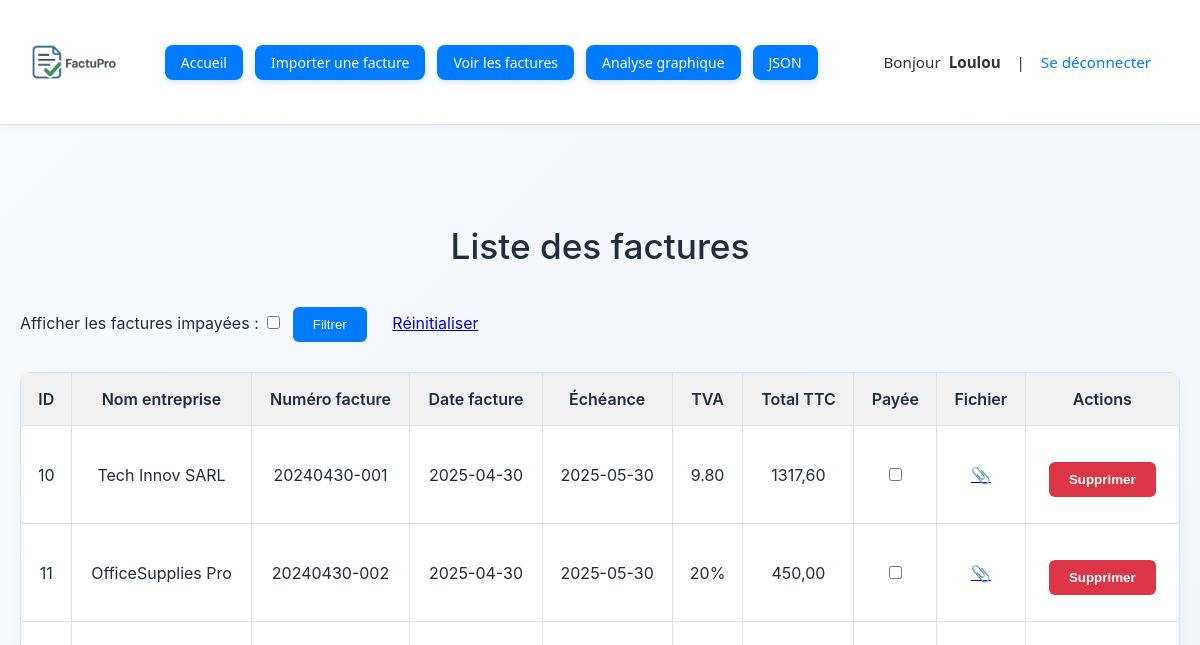
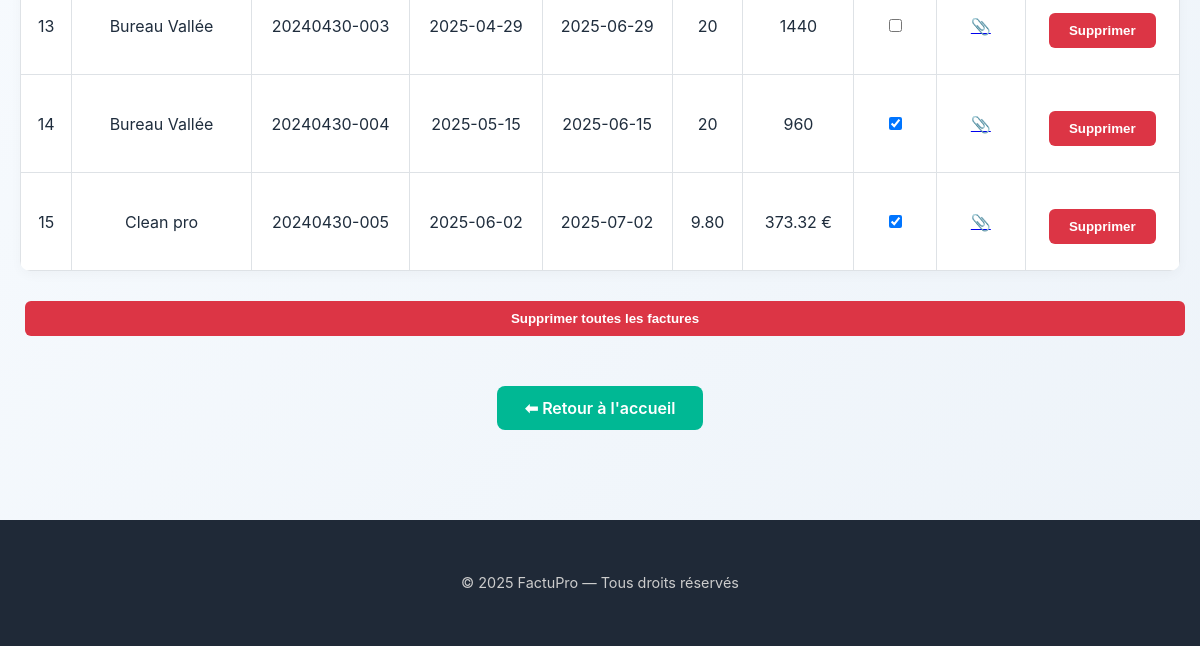
The page /factures (signed in) on the database as committed earlier (2 pictures, top to bottom).
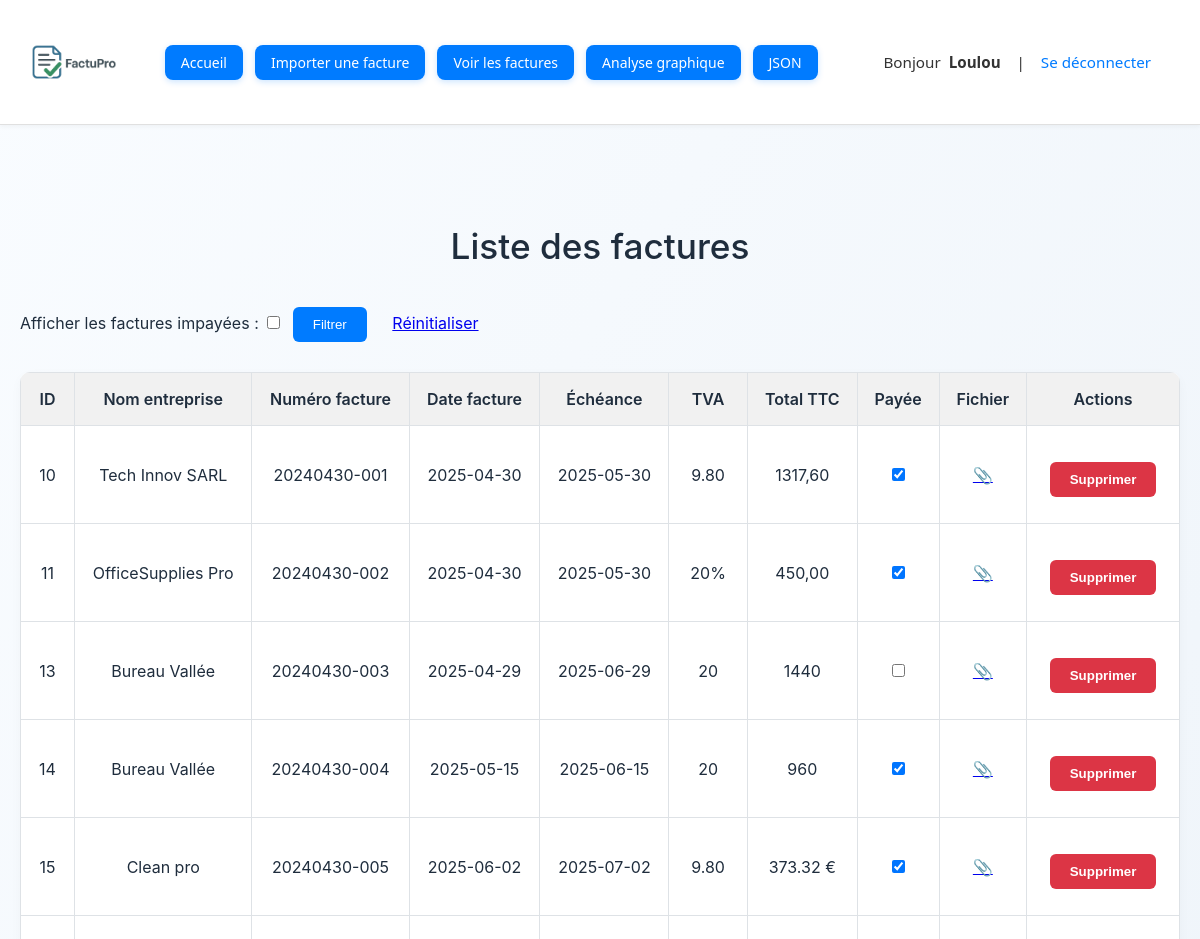
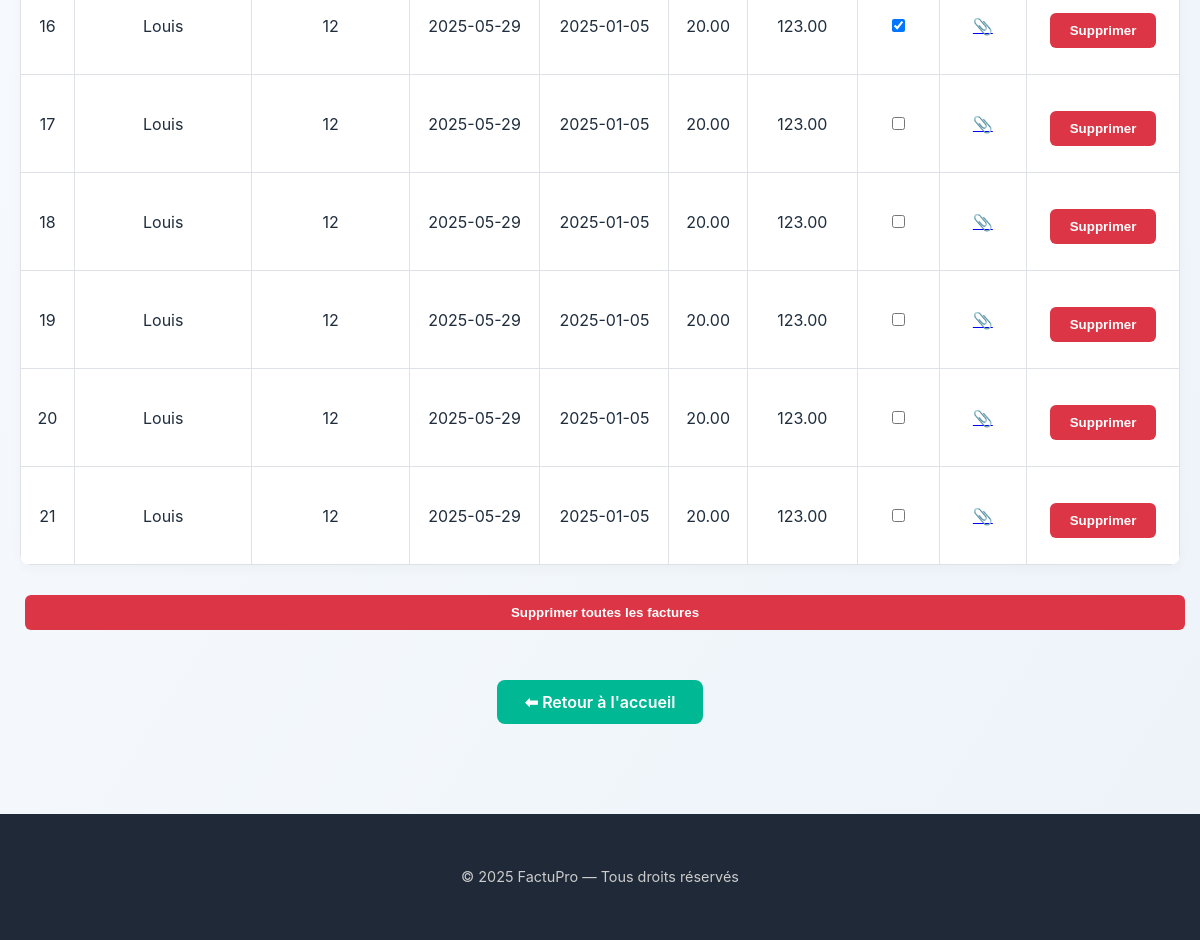
The same page on the database as committed later (2 pictures, top to bottom).
### tables this page shows
CREATE TABLE factures (
            id INTEGER PRIMARY KEY AUTOINCREMENT,
            fournisseur TEXT,
            date_facture TEXT,
            numero_facture TEXT,
            montant_total TEXT,
            TVA TEXT,
            utilisateur_id INTEGER,
            nom_fichier TEXT,
            facture_payee INTEGER DEFAULT 0,
            numero_client TEXT,
            echeance TEXT,
            somme_finale TEXT, payee INTEGER,
            FOREIGN KEY (utilisateur_id) REFERENCES utilisateurs(id)
        );

### app.py (the view)
@app.route('/factures')
def afficher_factures():
    conn = sqlite3.connect('factures.db')
    conn.row_factory = sqlite3.Row
    c = conn.cursor()
    c.execute('SELECT * FROM factures WHERE utilisateur_id = ?', (session['utilisateur_id'],))
    factures = c.fetchall()
    conn.close()
    payee_filter = request.args.get('checkbox_paiement')  # '1' si cochée, None sinon
    filter_active = request.args.get('filter_active', '0') == '1'  # '1' si le filtre est actif
    if filter_active:
        if payee_filter == '1':
            factures = [f for f in factures if str(f['facture_payee']) in ['0', 'False', 'false']]
    return render_template('factures.html', factures=factures)

### app.py (called while the page is built)
@app.before_request
def verifier_connexion():
    if request.endpoint in ['upload', 'afficher_factures', 'analyse'] and 'utilisateur_id' not in session:
        return redirect(url_for('login'))

@app.context_processor
def injecter_pseudo():
    return {"pseudo": session.get("pseudo")}

### templates/factures.html (shortened to what this page needs)
<!DOCTYPE html>
<html lang="fr">
<head>
    <link rel="stylesheet" href="/static/style.css">
</head>
<body>
    {% include 'header.html' %}
    <div class="container">
        <h1>Liste des factures</h1>
<form method="GET" action="{{ url_for('afficher_factures') }}" class="filter-form" style="margin-bottom: 1em;">
    <label for="facture_payee">Afficher les factures impayées :</label>
    <input type="checkbox" id="checkbox_paiement" name="checkbox_paiement" value="1" {% if request.args.get('checkbox_paiement') == '1' %}checked{% endif %}>
    <button type="submit">Filtrer</button>
    <a href="{{ url_for('afficher_factures') }}" style="margin-left: 1em;">Réinitialiser</a>
</form>
        <table>
            <tr>
                <th>ID</th>
                <th>Nom entreprise</th>
                <th>Numéro facture</th>
                <th>Date facture</th>
                <th>Échéance</th>
                <th>TVA</th>
                <th>Total TTC</th>
                <th>Payée</th>
                <th>Fichier</th>
                <th>Actions</th>
            </tr>
            {% for f in factures %}
            <tr>
                <td>{{ f['id'] }}</td>
                <td>{{ f['fournisseur'] }}</td>
                <td>{{ f['numero_facture'] }}</td>
                <td>{{ f['date_facture'] }}</td>
                <td>{{ f['echeance'] }}</td>
                <td>{{ f['TVA'] }}</td>
                <td>{{ f['montant_total'] }}</td>
                <td>
                    <form action="{{ url_for('toggle_payee', facture_id=f['id']) }}" method="post">
                        <input type="checkbox" name="checkbox_paiement" {% if f['facture_payee'] == 1 %}checked{% endif %} onchange="this.form.submit()">
                    </form>
                  </td>
                <td>
  {% if f['nom_fichier'] %}
    <a href="{{ url_for('telecharger_fichier', filename=f['nom_fichier']) }}" target="_blank" title="Télécharger">
        📎
    </a>
  {% else %}
    -
  {% endif %}
</td>
                <td>
                    <form method="POST" action="/supprimer/{{ f['id'] }}" onsubmit="return confirm('Confirmer la suppression ?');">
                        <button type="submit" class="danger">Supprimer</button>
                    </form>
                </td>
            </tr>
            {% endfor %}
        </table>
        <form method="POST" action="/supprimer_tout" onsubmit="return confirm('Supprimer toutes les factures ?');">
            <button type="submit" class="danger full">Supprimer toutes les factures</button>
        </form>
        <div style="text-align:center">
            <a class="button" href="/">⬅ Retour à l'accueil</a>
        </div>
    </div>
    <footer class="footer">
        <p>&copy; 2025 FactuPro — Tous droits réservés</p>
    </footer>
</body>
</html>

### templates/header.html
<header class="header">
    <div class="logo">
        <img src="/static/logo.png" alt="Logo" style="height: 100px;">
    </div>
    <nav class="nav-links">
        <a href="/">Accueil</a>
        <a href="/upload">Importer une facture</a>
        <a href="/factures">Voir les factures</a>
        <a href="/analyse">Analyse graphique</a>
        <a href="/factures/json/page">JSON</a>
    </nav>
    <div class="user-info" style="text-align: right; padding: 15px 25px; font-size: 0.95em;">
        Bonjour <strong>{{ pseudo }}</strong> &nbsp; | &nbsp;
        <a href="/logout" style="color: #007bff; text-decoration: none;">Se déconnecter</a>
    </div>
</header>

### static/style.css (style rules this page uses)
body { font-family: 'Segoe UI', sans-serif; background-color: #007bff; color: #000000; margin: 0; padding: 0; }
h1 { text-align: center; margin-top: 40px; font-weight: 500; }
.container { max-width: 900px; margin: 0 auto; padding: 20px; }
a.button, button { display: inline-block; padding: 10px 20px; background-color: #007BFF; color: white; text-decoration: none; border-radius: 6px; border: none; margin: 10px 5px; cursor: pointer; }
form { text-align: center; margin-bottom: 20px; }
table { width: 100%; border-collapse: collapse; margin-top: 20px; background-color: white; border-radius: 8px; overflow: hidden; }
th, td { padding: 12px; border: 1px solid #dee2e6; text-align: center; }
th { background-color: #f1f1f1; font-weight: 500; }
button, a.button { transition: background-color 0.2s ease; }
.header { background-color: #ffffff; border-bottom: 1px solid #e0e0e0; padding: 20px 40px; display: flex; align-items: center; justify-content: space-between; box-shadow: 0 2px 6px rgba(0, 0, 0, 0.05); }
.logo img { height: 60px; }
.user-info { text-align: right; padding: 15px 25px; font-size: 0.95em; }
.logo img { height: 50px; }
.container { max-width: 1200px; margin: 0 auto; padding: 40px 20px; }
h1 { text-align: center; font-size: 2.2em; margin-bottom: 30px; }
a.button { display: inline-block; margin: 40px auto 0; padding: 12px 28px; background-color: #00b894; color: white; text-decoration: none; border-radius: 8px; font-weight: 600; text-align: center; }
.footer { background-color: #1f2937; color: #ccc; padding: 40px 20px; text-align: center; font-size: 0.9em; margin-top: 60px; }
table { width: 100%; border-collapse: collapse; background-color: #fff; border-radius: 10px; box-shadow: 0 4px 12px rgba(0, 0, 0, 0.03); overflow: hidden; }
th, td { padding: 16px; border: 1px solid #dee2e6; text-align: center; }
th { background-color: #f1f1f1; font-weight: 600; }
form { display: inline; }
.button, .danger { display: inline-block; padding: 10px 20px; margin-top: 20px; background-color: #007BFF; color: white; text-decoration: none; border: none; border-radius: 6px; font-weight: 600; cursor: pointer; }
.danger { background-color: #dc3545; }
.full { display: block; width: 100%; margin-top: 30px; }
body { font-family: 'Inter', sans-serif; background: linear-gradient(to bottom right, #f9fcff, #edf3f9); margin: 0; padding: 0; color: #1f2d3d; }
.header { background-color: #fff; border-bottom: 1px solid #dee2e6; padding: 20px 40px; display: flex; align-items: center; justify-content: space-between; }
.header .logo { display: flex; align-items: center; }
.container { max-width: 1240px; margin: 0 auto; padding: 60px 20px 30px; }
.header { display: flex; align-items: center; justify-content: space-between; padding: 12px 24px; background-color: #ffffff; border-bottom: 1px solid #e0e0e0; box-shadow: 0 2px 4px rgba(0, 0, 0, 0.04); font-family: 'Segoe UI', sans-serif; }
.logo img { height: 36px; }
.nav-links { display: flex; gap: 12px; }
.nav-links a { display: inline-block; padding: 8px 16px; background-color: #007BFF; color: white; border-radius: 8px; text-decoration: none; font-weight: 500; font-size: 14px; transition: background-color 0.3s ease; box-shadow: 0 2px 6px rgba(0, 123, 255, 0.2); white-space: nowrap; }
.user-info { font-size: 14px; color: #333; display: flex; align-items: center; gap: 8px; }
.user-info a { color: #007BFF; text-decoration: none; font-weight: 500; }

Rows that differ between the two databases and show on the page:
changed factures "Tech Innov SARL": facture_payee "☐" → "☑"
changed factures "OfficeSupplies Pro": facture_payee "☐" → "☑"
added factures: id "16", fournisseur "Louis", numero_facture "12", date_facture "2025-05-29", echeance "2025-01-05", TVA "20.00", montant_total "123.00", facture_payee "☑"
added factures: id "17", fournisseur "Louis", numero_facture "12", date_facture "2025-05-29", echeance "2025-01-05", TVA "20.00", montant_total "123.00"
added factures: id "18", fournisseur "Louis", numero_facture "12", date_facture "2025-05-29", echeance "2025-01-05", TVA "20.00", montant_total "123.00"
added factures: id "19", fournisseur "Louis", numero_facture "12", date_facture "2025-05-29", echeance "2025-01-05", TVA "20.00", montant_total "123.00"
added factures: id "20", fournisseur "Louis", numero_facture "12", date_facture "2025-05-29", echeance "2025-01-05", TVA "20.00", montant_total "123.00"
added factures: id "21", fournisseur "Louis", numero_facture "12", date_facture "2025-05-29", echeance "2025-01-05", TVA "20.00", montant_total "123.00"
